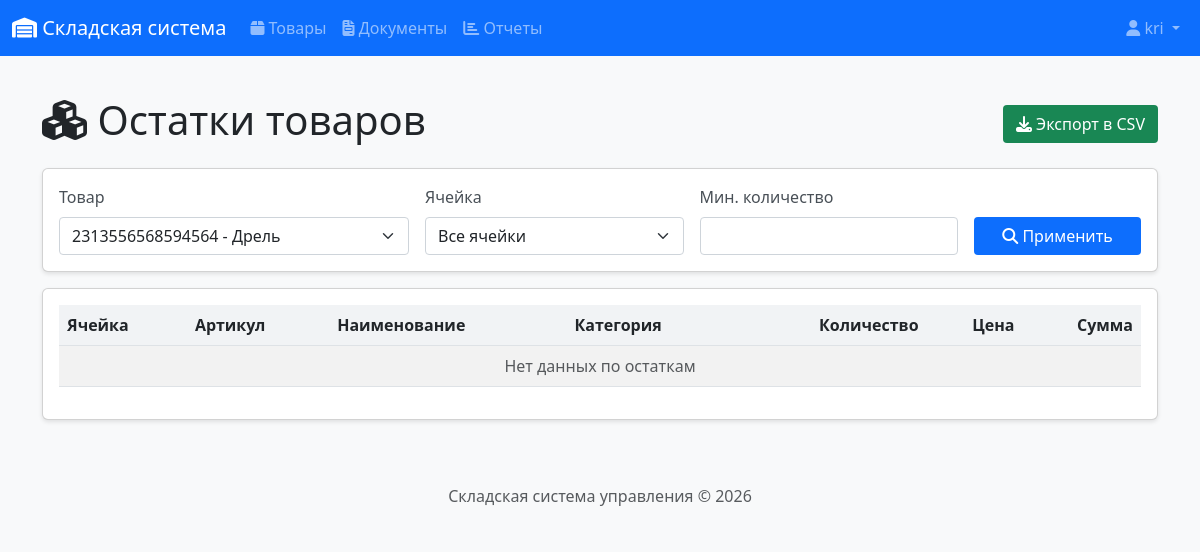
Before: /products/stock?product_id=1 (signed in) with the older database file.
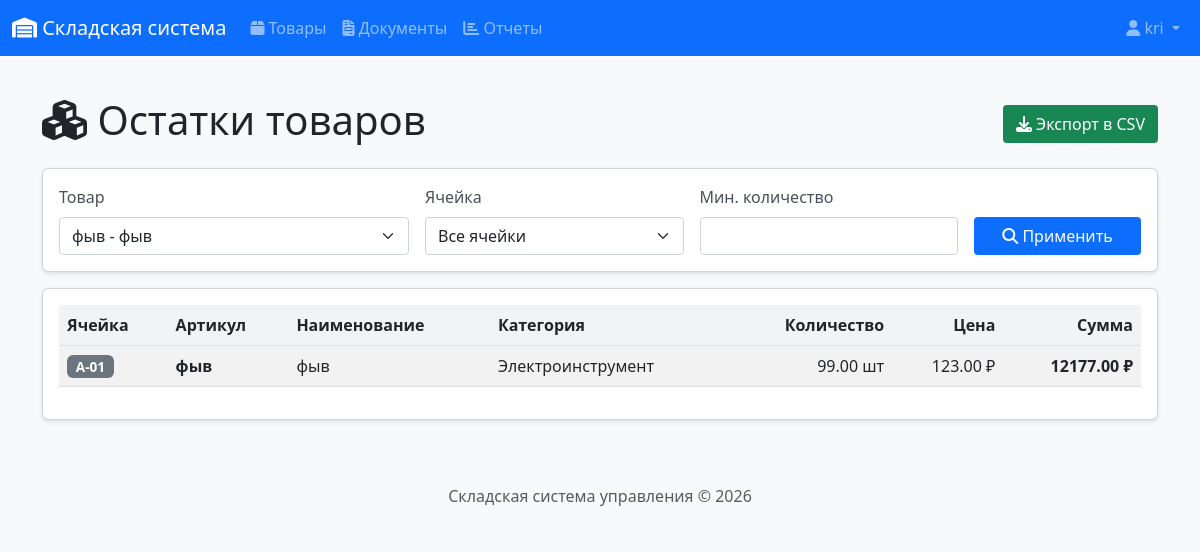
After: the same page with the newer database file.
### app/models.py (models this page shows, shortened)
class StockBalance(db.Model):
    __tablename__ = 'stock_balances'
    id = db.Column(db.Integer, primary_key=True)
    product_id = db.Column(db.Integer, db.ForeignKey('products.id'), nullable=False)
    cell_id = db.Column(db.Integer, db.ForeignKey('warehouse_cells.id'), nullable=False)
    quantity = db.Column(db.Numeric(10, 2), nullable=False, default=0)
    last_updated = db.Column(db.DateTime, default=datetime.utcnow, onupdate=datetime.utcnow)
    __table_args__ = (db.UniqueConstraint('product_id', 'cell_id', name='unique_product_cell'),)

class WarehouseCell(db.Model):
    __tablename__ = 'warehouse_cells'
    id = db.Column(db.Integer, primary_key=True)
    name = db.Column(db.String(20), unique=True, nullable=False)  # A-01, B-12 и т.д.
    description = db.Column(db.String(100))
    balances = db.relationship('StockBalance', backref='cell', lazy='dynamic')

class Product(db.Model):
    __tablename__ = 'products'
    id = db.Column(db.Integer, primary_key=True)
    article = db.Column(db.String(50), unique=True, nullable=False)
    name = db.Column(db.String(200), nullable=False)
    unit = db.Column(db.String(20), nullable=False, default='шт')  # шт, кг, м
    price = db.Column(db.Numeric(10, 2), nullable=False, default=0)
    category_id = db.Column(db.Integer, db.ForeignKey('categories.id'))
    supplier_id = db.Column(db.Integer, db.ForeignKey('suppliers.id'))
    created_at = db.Column(db.DateTime, default=datetime.utcnow)
    updated_at = db.Column(db.DateTime, default=datetime.utcnow, onupdate=datetime.utcnow)
    balances = db.relationship('StockBalance', backref='product', lazy='dynamic')
    document_items = db.relationship('DocumentItem', backref='product', lazy='dynamic')

class Category(db.Model):
    __tablename__ = 'categories'
    id = db.Column(db.Integer, primary_key=True)
    name = db.Column(db.String(50), nullable=False, unique=True)
    description = db.Column(db.String(200))
    products = db.relationship('Product', backref='category', lazy='dynamic')

### app/routes/products.py (the view)
@bp.route('/stock')
@login_required
def stock_balance():
    form = StockFilterForm()
    form.product_id.choices = [(0, '-- Все товары --')] + [
        (p.id, f"{p.article} - {p.name}") for p in Product.query.all()
    ]
    form.cell_id.choices = [(0, '-- Все ячейки --')] + [
        (c.id, c.name) for c in WarehouseCell.query.all()
    ]
    product_id = request.args.get('product_id', 0, type=int)
    cell_id = request.args.get('cell_id', 0, type=int)
    min_quantity = request.args.get('min_quantity', type=float)
    query = StockBalance.query
    if product_id and product_id != 0:
        query = query.filter_by(product_id=product_id)
    if cell_id and cell_id != 0:
        query = query.filter_by(cell_id=cell_id)
    balances = query.all()
    if min_quantity:
        balances = [b for b in balances if b.quantity >= min_quantity]
    return render_template('products/stock.html',
                          title='Остатки товаров',
                          balances=balances,
                          form=form,
                          product_id=product_id,
                          cell_id=cell_id,
                          min_quantity=min_quantity)

### app/forms.py
class StockFilterForm(FlaskForm):
    product_id = SelectField('Товар', coerce=int, validators=[Optional()], choices=[])
    cell_id = SelectField('Ячейка', coerce=int, validators=[Optional()], choices=[])
    min_quantity = FloatField('Мин. количество', validators=[Optional(), NumberRange(min=0)])
    submit = SubmitField('Применить фильтр')

### app/__init__.py (called while the page is built)
@login_manager.user_loader
def load_user(user_id):
    from app.models import User
    return User.query.get(int(user_id))

### app/models.py (called while the page is built)
    def is_admin(self):
        return self.role == 'admin'

### app/templates/products/stock.html (shortened to what this page needs)
{% extends "base.html" %}
{% block content %}
<div class="d-flex justify-content-between align-items-center mb-3">
    <h1><i class="fas fa-cubes"></i> Остатки товаров</h1>
    <a href="{{ url_for('reports.export_stock') }}" class="btn btn-success">
        <i class="fas fa-download"></i> Экспорт в CSV
    </a>
</div>
<div class="card mb-3">
    <div class="card-body">
        <form method="GET" class="row g-3">
            <div class="col-md-4">
                <label class="form-label">Товар</label>
                <select name="product_id" class="form-select">
                    {% for p in form.product_id.choices[1:] %}
                    <option value="{{ p[0] }}" {% if product_id == p[0] %}selected{% endif %}>
                        {{ p[1] }}
                    </option>
                    {% endfor %}
                </select>
            </div>
            <div class="col-md-3">
                <label class="form-label">Ячейка</label>
                <select name="cell_id" class="form-select">
                    <option value="0">Все ячейки</option>
                </select>
            </div>
            <div class="col-md-3">
                <label class="form-label">Мин. количество</label>
                <input type="number" name="min_quantity" class="form-control"
                       value="{{ min_quantity or '' }}" step="0.01" min="0">
            </div>
            <div class="col-md-2 d-flex align-items-end">
                <button type="submit" class="btn btn-primary w-100">
                    <i class="fas fa-search"></i> Применить
                </button>
            </div>
        </form>
    </div>
</div>
<div class="card">
    <div class="card-body">
        <div class="table-responsive">
            <table class="table table-striped table-hover">
                <thead>
                    <tr>
                        <th>Ячейка</th>
                        <th>Артикул</th>
                        <th>Наименование</th>
                        <th>Категория</th>
                        <th class="text-end">Количество</th>
                        <th class="text-end">Цена</th>
                        <th class="text-end">Сумма</th>
                    </tr>
                </thead>
                <tbody>
                    {% for balance in balances %}
                    <tr>
                        <td><span class="badge bg-secondary">{{ balance.cell.name }}</span></td>
                        <td><strong>{{ balance.product.article }}</strong></td>
                        <td>{{ balance.product.name }}</td>
                        <td>{{ balance.product.category.name if balance.product.category else '-' }}</td>
                        <td class="text-end">{{ balance.quantity }} {{ balance.product.unit }}</td>
                        <td class="text-end">{{ balance.product.price|round(2) }} ₽</td>
                        <td class="text-end"><strong>{{ (balance.quantity * balance.product.price)|round(2) }} ₽</strong></td>
                    </tr>
                    {% else %}
                    <tr>
                        <td colspan="7" class="text-center text-muted">
                            Нет данных по остаткам
                        </td>
                    </tr>
                    {% endfor %}
                </tbody>
            </table>
        </div>
    </div>
</div>
{% endblock %}

Changed rows visible on the page:
added StockBalance: cell.name "A-01", product.article "фыв", product.name "фыв", product.category "Электроинструмент", quantity "99.00", product.unit "шт", product.price "123.00", (balance.quantity*balance.product.price)|round(2) "12177.00"
Other visible differences:
form field product_id: "2313556568594564 - Дрель" → "фыв - фыв"
text no longer shown: "Нет данных по остаткам"
